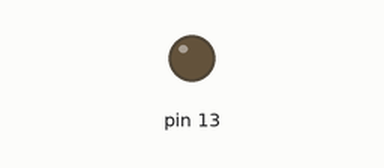
This sketch was run on a simulated Arduino Uno, built with avr-gcc and run on an emulated ATmega328P. Parts: output pins drawn as LEDs (lit = HIGH).

Above: at 0.05 s.
At 2.85 s:
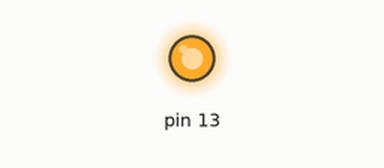
Timing chart, 0 to 3.1 s (numbered marks = the images above):
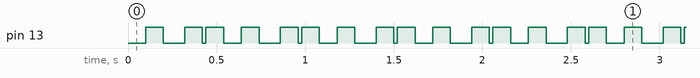

Measured:
- by itself, pin 13: repeats every 0.54 s: LOW 0.12 s, HIGH 0.10 s, LOW 0.02 s, HIGH 0.10 s, LOW 0.10 s, HIGH 0.10 s

The sketch:

meeting.ino
```cpp
int sensorValue = 0;
int sensorPin = A0;

void setup() {
  pinMode(13, OUTPUT);
}

void loop() {
  for (int i=0; i<10 ; i++)
  digitalWrite(13, LOW);
  delay(100);
  digitalWrite(13, HIGH);
  delay(100);
  digitalWrite(13, LOW);
  delay(20);
  digitalWrite(13, LOW);
  delay(100);
  digitalWrite(13, HIGH);
  delay(100);
  digitalWrite(13, LOW);
  delay(20);
  digitalWrite(13, HIGH);
  delay(100);
}
```
